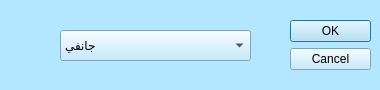
<?xml version="1.0" encoding="UTF-8"?>
<ui version="4.0">
 <class>Dialog</class>
 <widget class="QDialog" name="Dialog">
  <property name="geometry">
   <rect>
    <x>0</x>
    <y>0</y>
    <width>380</width>
    <height>90</height>
   </rect>
  </property>
  <property name="sizePolicy">
   <sizepolicy hsizetype="Fixed" vsizetype="Fixed">
    <horstretch>0</horstretch>
    <verstretch>0</verstretch>
   </sizepolicy>
  </property>
  <property name="minimumSize">
   <size>
    <width>380</width>
    <height>90</height>
   </size>
  </property>
  <property name="maximumSize">
   <size>
    <width>380</width>
    <height>90</height>
   </size>
  </property>
  <property name="windowTitle">
   <string>إختار الشهر</string>
  </property>
  <property name="styleSheet">
   <string notr="true">background-color: rgb(179, 230, 255);</string>
  </property>
  <widget class="QDialogButtonBox" name="buttonBox">
   <property name="geometry">
    <rect>
     <x>290</x>
     <y>20</y>
     <width>81</width>
     <height>241</height>
    </rect>
   </property>
   <property name="orientation">
    <enum>Qt::Vertical</enum>
   </property>
   <property name="standardButtons">
    <set>QDialogButtonBox::Cancel|QDialogButtonBox::Ok</set>
   </property>
  </widget>
  <widget class="QComboBox" name="comboBox">
   <property name="geometry">
    <rect>
     <x>60</x>
     <y>30</y>
     <width>191</width>
     <height>31</height>
    </rect>
   </property>
   <item>
    <property name="text">
     <string>جانفي</string>
    </property>
   </item>
   <item>
    <property name="text">
     <string>فيفري</string>
    </property>
   </item>
   <item>
    <property name="text">
     <string>مارس</string>
    </property>
   </item>
   <item>
    <property name="text">
     <string>أفريل</string>
    </property>
   </item>
   <item>
    <property name="text">
     <string>ماي</string>
    </property>
   </item>
   <item>
    <property name="text">
     <string>جوان</string>
    </property>
   </item>
   <item>
    <property name="text">
     <string>جويلية</string>
    </property>
   </item>
   <item>
    <property name="text">
     <string>أوت</string>
    </property>
   </item>
   <item>
    <property name="text">
     <string>سبتمبر</string>
    </property>
   </item>
   <item>
    <property name="text">
     <string>أكتوبر</string>
    </property>
   </item>
   <item>
    <property name="text">
     <string>نوفمبر</string>
    </property>
   </item>
   <item>
    <property name="text">
     <string>ديسمبر</string>
    </property>
   </item>
  </widget>
 </widget>
 <resources/>
 <connections>
  <connection>
   <sender>buttonBox</sender>
   <signal>accepted()</signal>
   <receiver>Dialog</receiver>
   <slot>accept()</slot>
   <hints>
    <hint type="sourcelabel">
     <x>248</x>
     <y>254</y>
    </hint>
    <hint type="destinationlabel">
     <x>157</x>
     <y>274</y>
    </hint>
   </hints>
  </connection>
  <connection>
   <sender>buttonBox</sender>
   <signal>rejected()</signal>
   <receiver>Dialog</receiver>
   <slot>reject()</slot>
   <hints>
    <hint type="sourcelabel">
     <x>316</x>
     <y>260</y>
    </hint>
    <hint type="destinationlabel">
     <x>286</x>
     <y>274</y>
    </hint>
   </hints>
  </connection>
 </connections>
</ui>
